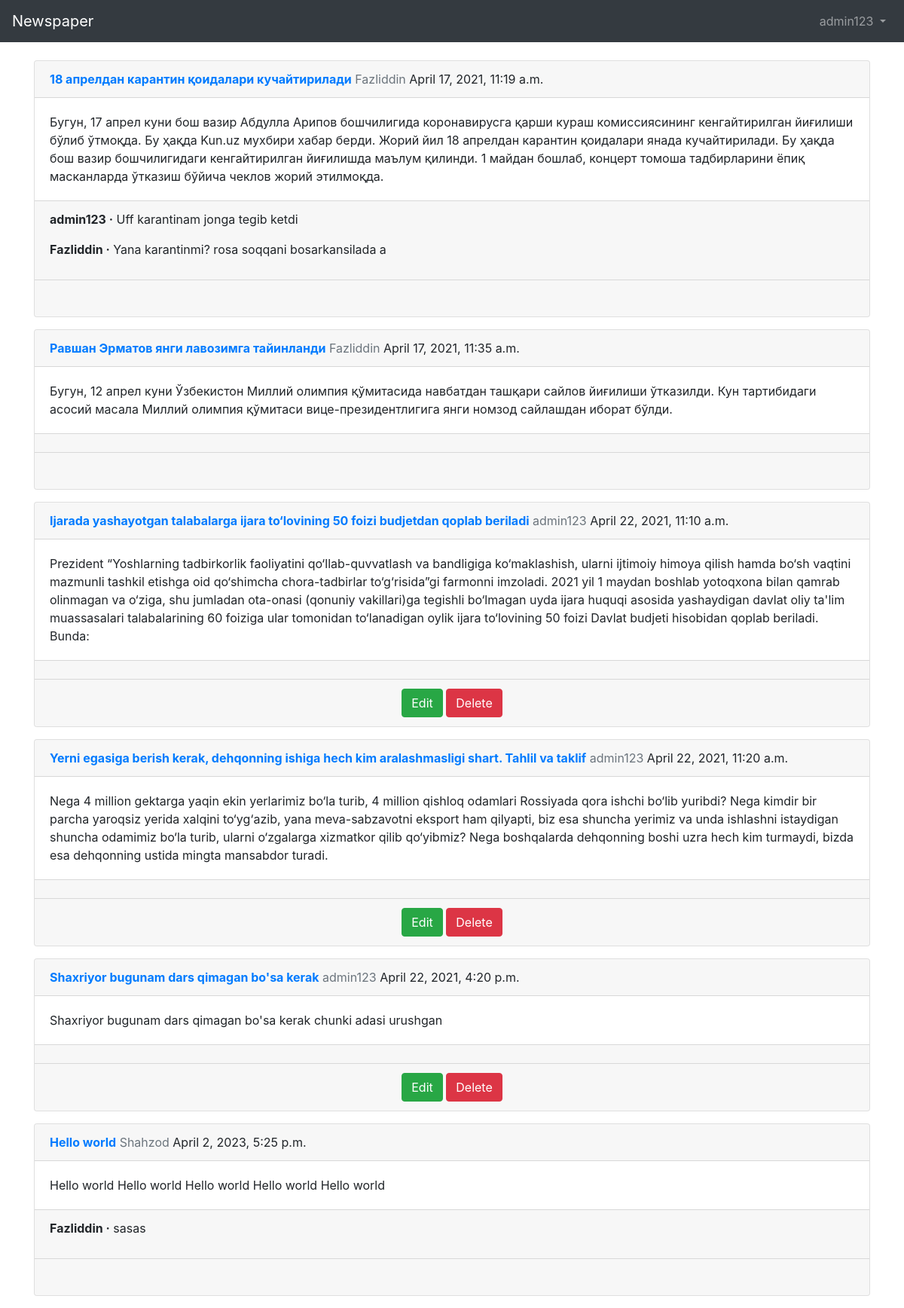
Page /articles/ (signed in) on the committed database.
### users/models.py (models this page shows)
class CustomerUser(AbstractUser):
    age = models.PositiveIntegerField(null=True,blank=True)
    address = models.CharField(max_length=200,null=True,blank=True)
    universitet = models.CharField(max_length=200,null=True,blank=True)

### articles/models.py (models this page shows, shortened)
class Article(models.Model):
    title = models.CharField(max_length=250)
    image = models.ImageField(upload_to='media/',null=True,blank=True)  #new
    body = models.TextField()
    date = models.DateTimeField(auto_now_add=True)
    author = models.ForeignKey(
        get_user_model(),
        on_delete = models.CASCADE,
    )

class Comment(models.Model):
    article = models.ForeignKey(
        Article,
        on_delete=models.CASCADE,
        related_name='comments',
        )
    comment = models.CharField(max_length=120)
    author = models.ForeignKey(
        get_user_model(),
        on_delete=models.CASCADE,
                               )
    def __str__(self):
        return self.comment

### articles/views.py (the view)
# urls.py: path('',ArticleListView.as_view(),name='article_list'),
class ArticleListView(ListView):
    model = Article
    template_name = 'article_list.html'

### templates/article_list.html (shortened to what this page needs)
{% extends 'base.html' %}
{% block content %}
{% for article in object_list %}
<div class="card mb-3">
    <div class="card-header">
        <a href="{% url 'article_detail' article.pk %}">
        <span class="font-weight-bold">{{article.title}}</span>
        </a>
        <span class="text-muted">{{article.author}}</span>
        {{article.date}}
    </div>
    <div class="card-body">
        {{article.body}}
    </div>
    <div class="card-footer">
        {% for comment in article.comments.all %}
        <p>
            <span class="font-weight-bold">{{ comment.author }} &middot;</span>
            {{ comment }}
        </p>
        {% endfor %}
    </div>
    <div class="card-footer text-center text-muted">
        {% if user.is_authenticated and article.author == request.user %}
        <a href="{% url 'article_edit' article.pk %}" class="btn btn-success">Edit</a>
        <a href="{% url 'article_delete' article.pk %}" class="btn btn-danger">Delete</a>
        {% else %}
        <br>
        {% endif %}
    </div>
</div>
{% endfor%}
{% endblock content %}

### templates/base.html (shortened to what this page needs)
<!DOCTYPE html>
<html lang="en">
<head>
<link rel="stylesheet" href="https://stackpath.bootstrapcdn.com/bootstrap/4.1.3/css/bootstrap.min.css"
>
</head>
<body>
<nav class="navbar navbar-expand-md navbar-dark bg-dark mb-4">
    <a class="navbar-brand" href="{% url 'home' %}">Newspaper</a>
<div class="collapse navbar-collapse" id="navbarCollapse">
    {% if user.is_authenticated %}
    <ul class="navbar-nav ml-auto">
        <li class="nav-item">
            <a class="nav-link dropdown-toggle" href="#" id="userMenu" data-toggle="dropdown"
               aria-haspopup="true" aria-expanded="false">
                {{user.username}}
            </a>
        </li>
    </ul>
    {% else %}
    <form class="form-inline ml-auto">
<a href="{% url 'login' %}" class="btn btn-secondary"> Log In </a>
        <a href="{% url 'signup' %}" class="btn btn-primary ml-2">Ro`yxatdan o'tish</a>
    </form>
    {% endif %}
</div>
</nav>
<div class="container">
{% block content %}
{% endblock content %}
</div>
</body>
</html>

### rows in the picture
CustomerUser: username "admin123"
Article: title "18 апрелдан карантин қоидалари кучайтирилади", author "Fazliddin", date "April 17, 2021, 11:19 a.m.", body "Бугун, 17 апрел куни бош вазир Абдулла Арипов бошчилигида коронавирусга қарши кураш комиссиясининг кенгайтирилган йиғилиши бўлиб ўтмоқда. Бу ҳақда Kun.uz мухбири хабар берди. Жорий йил 18 апрелдан карантин қоидалари янада кучайтирилади. Бу ҳақда бош вазир бошчилигидаги кенгайтирилган йиғилишда маълум қилинди. 1 майдан бошлаб, концерт томоша тадбирларини ёпиқ масканларда ўтказиш бўйича чеклов жорий этилмоқда."
Comment: author "admin123", comment "Uff karantinam jonga tegib ketdi"
Comment: author "Fazliddin", comment "Yana karantinmi? rosa soqqani bosarkansilada a"
Article: title "Равшан Эрматов янги лавозимга тайинланди", author "Fazliddin", date "April 17, 2021, 11:35 a.m.", body "Бугун, 12 апрел куни Ўзбекистон Миллий олимпия қўмитасида навбатдан ташқари сайлов йиғилиши ўтказилди. Кун тартибидаги асосий масала Миллий олимпия қўмитаси вице-президентлигига янги номзод сайлашдан иборат бўлди."
Article: title "Ijarada yashayotgan talabalarga ijara to‘lovining 50 foizi budjetdan qoplab beriladi", author "admin123", date "April 22, 2021, 11:10 a.m.", body "Prezident “Yoshlarning tadbirkorlik faoliyatini qo‘llab-quvvatlash va bandligiga ko‘maklashish, ularni ijtimoiy himoya qilish hamda bo‘sh vaqtini mazmunli tashkil etishga oid qo‘shimcha chora-tadbirlar to‘g‘risida”gi farmonni imzoladi. 2021 yil 1 maydan boshlab yotoqxona bilan qamrab olinmagan va o‘ziga, shu jumladan ota-onasi (qonuniy vakillari)ga tegishli bo‘lmagan uyda ijara huquqi asosida yashaydigan davlat oliy ta'lim muassasalari talabalarining 60 foiziga ular tomonidan to‘lanadigan oylik ijara to‘lovining 50 foizi Davlat budjeti hisobidan qoplab beriladi. Bunda:", shows "Edit"
Article: title "Yerni egasiga berish kerak, dehqonning ishiga hech kim aralashmasligi shart. Tahlil va taklif", author "admin123", date "April 22, 2021, 11:20 a.m.", body "Nega 4 million gektarga yaqin ekin yerlarimiz bo‘la turib, 4 million qishloq odamlari Rossiyada qora ishchi bo‘lib yuribdi? Nega kimdir bir parcha yaroqsiz yerida xalqini to‘yg‘azib, yana meva-sabzavotni eksport ham qilyapti, biz esa shuncha yerimiz va unda ishlashni istaydigan shuncha odamimiz bo‘la turib, ularni o‘zgalarga xizmatkor qilib qo‘yibmiz? Nega boshqalarda dehqonning boshi uzra hech kim turmaydi, bizda esa dehqonning ustida mingta mansabdor turadi.", shows "Edit"
Article: title "Shaxriyor bugunam dars qimagan bo'sa kerak", author "admin123", date "April 22, 2021, 4:20 p.m.", body "Shaxriyor bugunam dars qimagan bo'sa kerak chunki adasi urushgan", shows "Edit"
Article: title "Hello world", author "Shahzod", date "April 2, 2023, 5:25 p.m.", body "Hello world Hello world Hello world Hello world Hello world"
Comment: author "Fazliddin", comment "sasas"
